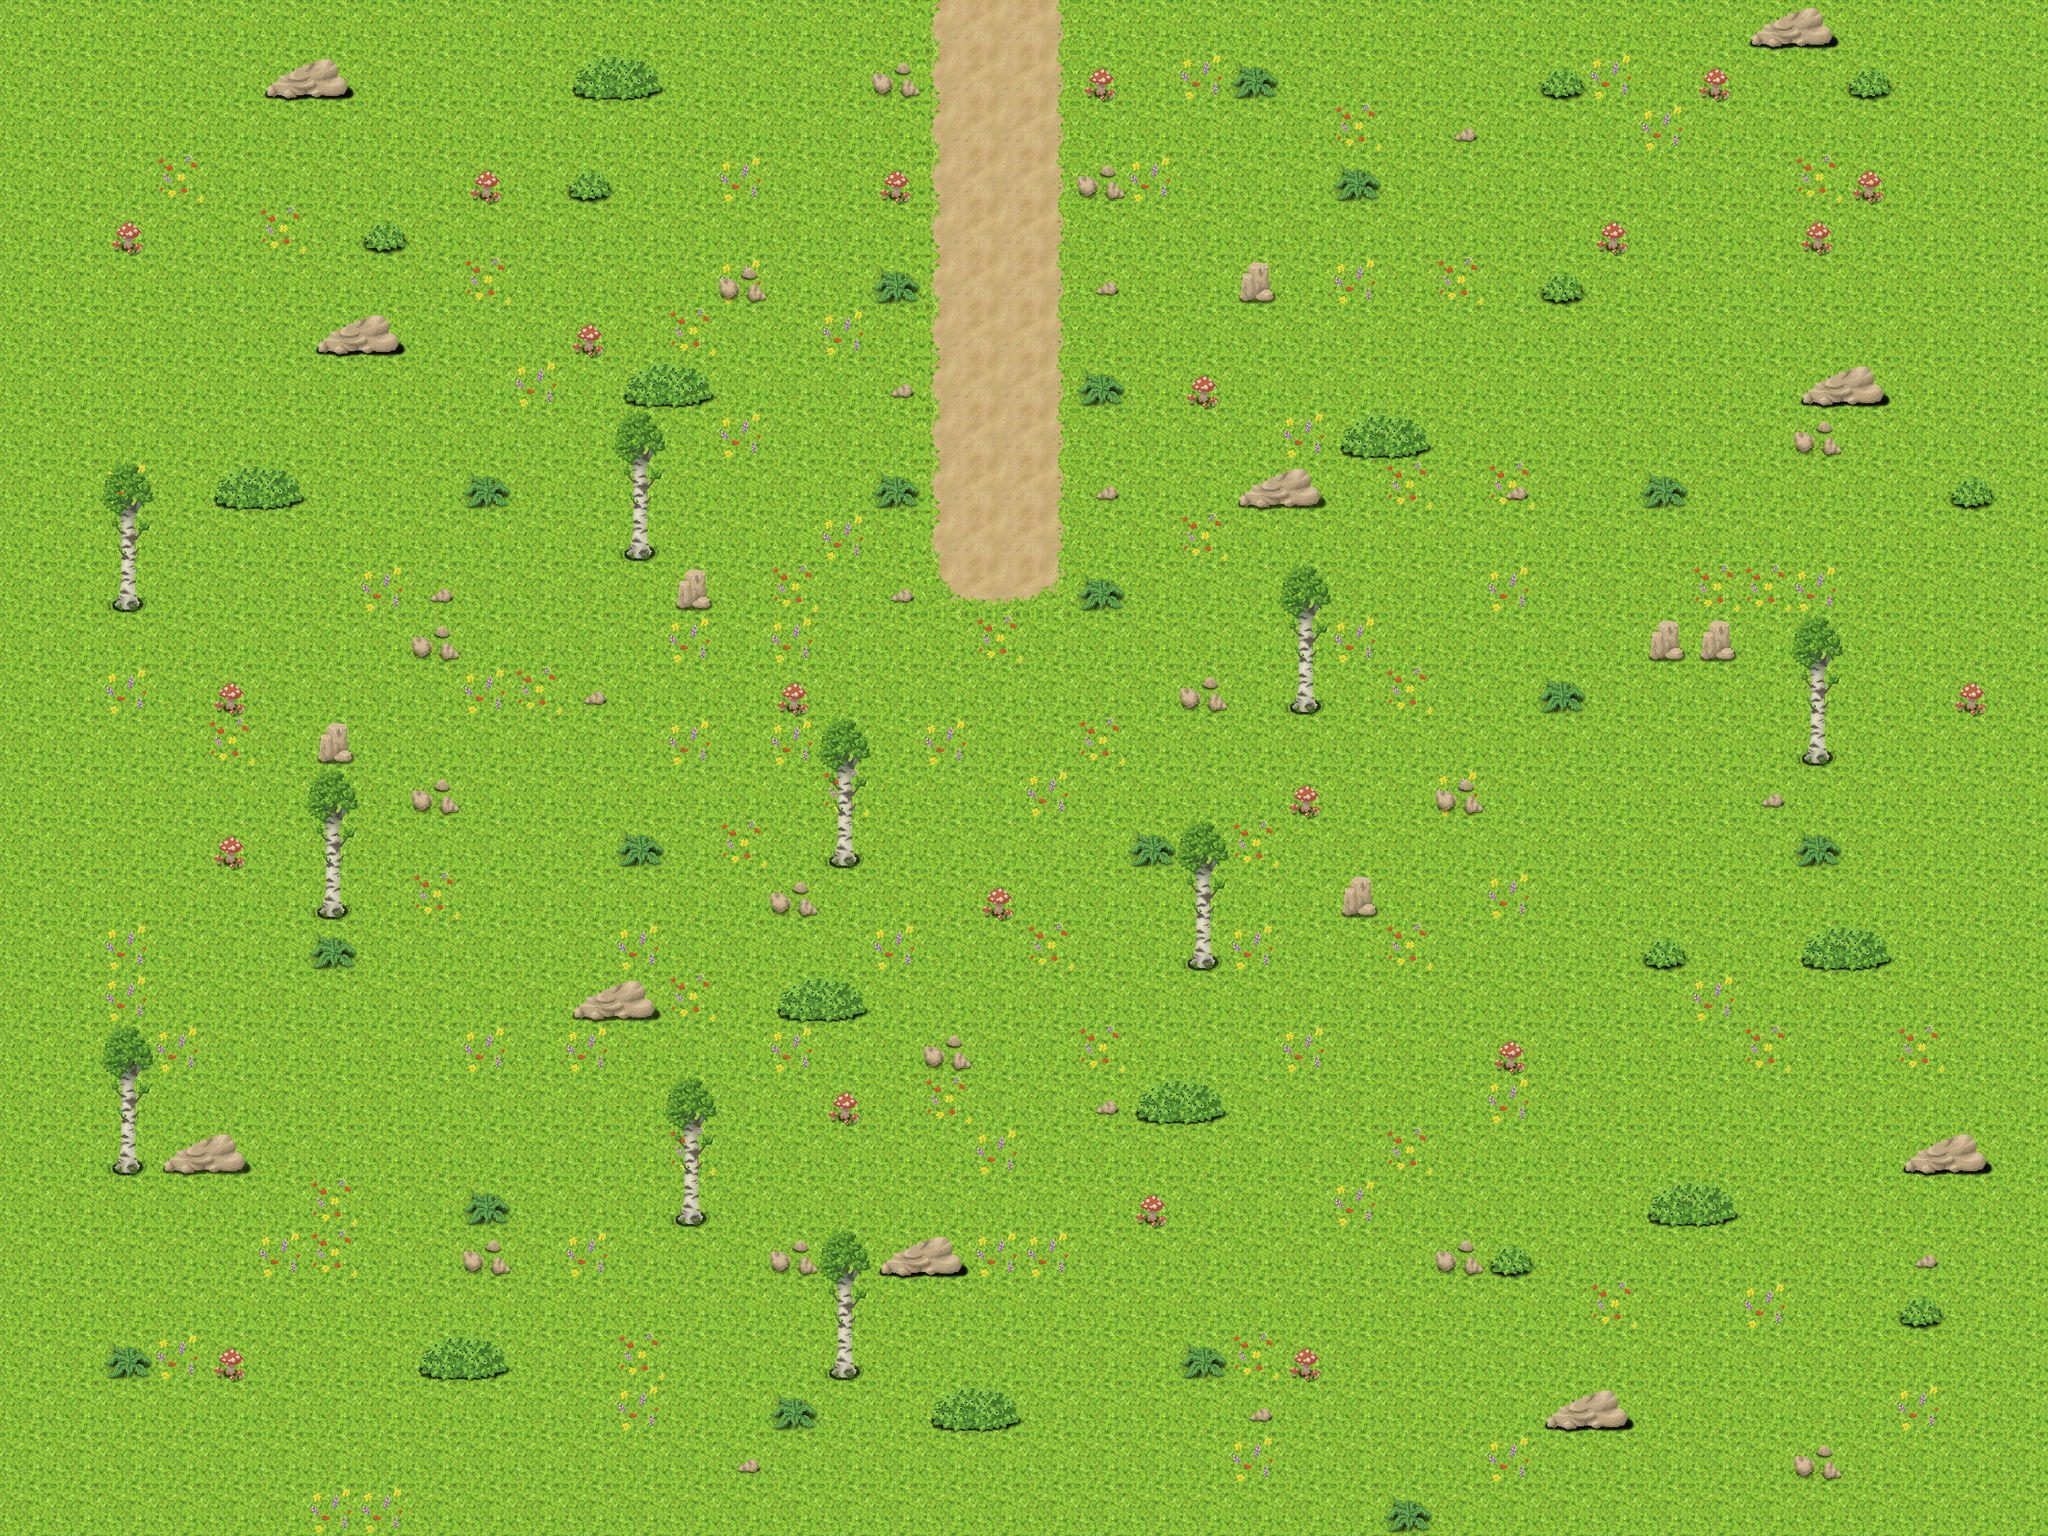

Tiled map render using the project's own tile images. Description and the map definition, with tile-layer contents summarised, below:
An orthogonal 40x30 tile map with 64x64 px tiles, 5 tile layers (Background_1, Background_2, Field, Collision_Objects, ...) and 16 objects (START).

<map version="1.0" orientation="orthogonal" renderorder="right-down" width="40" height="30" tilewidth="64" tileheight="64" nextobjectid="21">
 <tileset firstgid="1" name="64_forest_tileset" tilewidth="64" tileheight="64" tilecount="144" columns="16">
  <image source="64_forest_tileset.png" width="1024" height="576" />
 </tileset>
 <layer name="Background_1" width="40" height="30">
  <data>[1200 cells, 1200 non-empty, 3 distinct tile ids]</data>
 </layer>
 <layer name="Background_2" width="40" height="30">
  <data>[1200 cells, 1200 non-empty, 3 distinct tile ids]</data>
 </layer>
 <layer name="Field" width="40" height="30">
  <data>[1200 cells, 464 non-empty, 20 distinct tile ids]</data>
 </layer>
 <layer name="Collision_Objects" width="40" height="30">
  <data>[1200 cells, 76 non-empty, 10 distinct tile ids]</data>
 </layer>
 <objectgroup name="Collision">
  <object id="1" x="512" y="256" width="1600" height="128" />
  <object id="2" x="768" y="640" width="80" height="64" />
  <object id="3" x="1984" y="256" width="128" height="1280" />
  <object id="4" x="704" y="1216" width="128" height="64" />
  <object id="5" x="832" y="704" width="64" height="64" />
  <object id="6" x="1664" y="1088" width="64" height="64" />
  <object id="7" x="512" y="1408" width="1600" height="128" />
  <object id="8" x="1536" y="576" width="128" height="64" />
  <object id="9" x="1024" y="1024" width="64" height="80" />
  <object id="10" x="1456" y="1152" width="96" height="80" />
  <object id="11" x="1584" y="832" width="96" height="64" />
  <object id="12" x="512" y="256" width="128" height="1280" />
 </objectgroup>
 <objectgroup name="Events">
  <object id="17" x="1280" y="704" width="64" height="64">
   <properties>
    <property name="Event" value="town1.tmx" />
   </properties>
  </object>
  <object id="18" x="1216" y="704" width="64" height="64">
   <properties>
    <property name="Event" value="town1.tmx" />
   </properties>
  </object>
  <object id="19" x="1152" y="704" width="64" height="64">
   <properties>
    <property name="Event" value="town1.tmx" />
   </properties>
  </object>
 </objectgroup>
 <layer name="Overlay" width="40" height="30">
  <data>[1200 cells, 20 non-empty, 2 distinct tile ids]</data>
 </layer>
 <objectgroup name="Setup">
  <properties>
   <property name="Battle" value="Yes" />
   <property name="BattleBackground" value="bg_forest.png" />
   <property name="music" value="town.wav" />
  </properties>
  <object id="20" name="START" x="1216" y="832" width="64" height="64">
   <properties>
    <property name="Direction" value="South" />
   </properties>
  </object>
 </objectgroup>
</map>